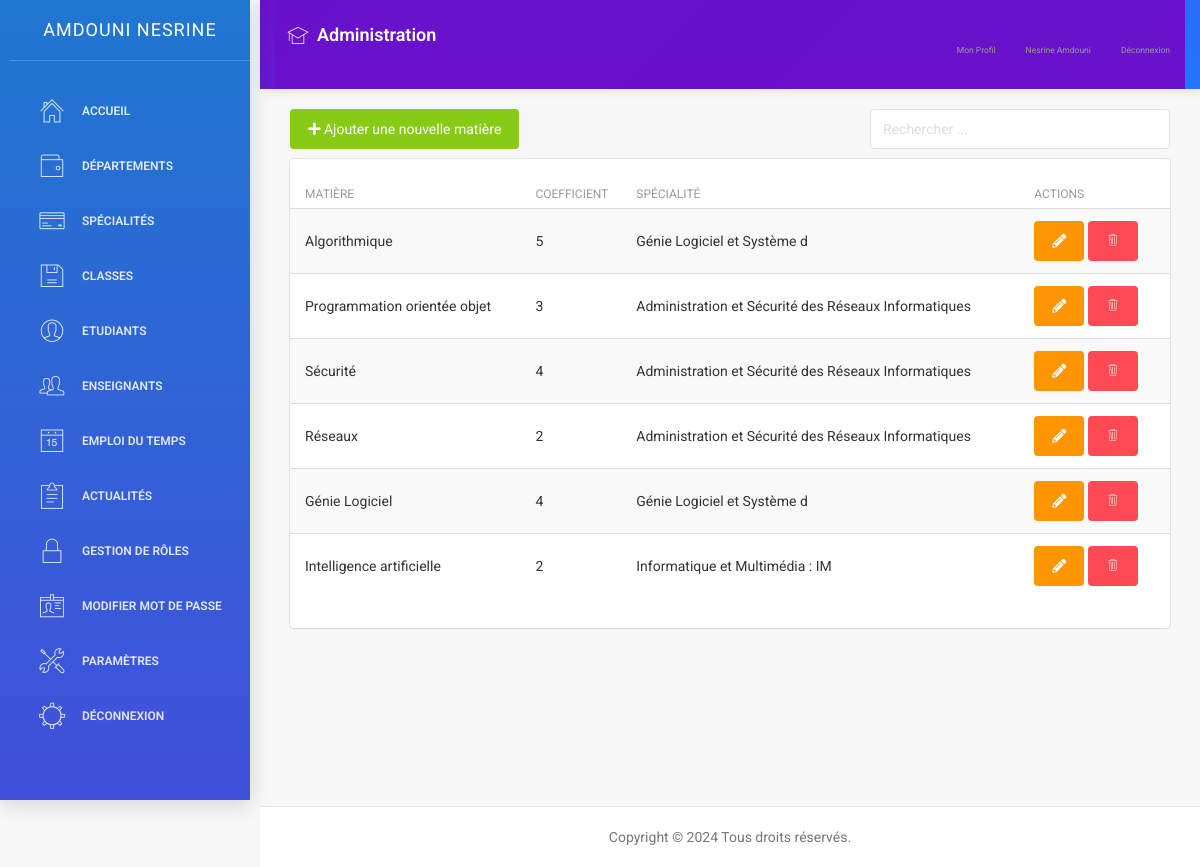
/matières.php (signed in), run on the app's committed database.
### tables this page shows
CREATE TABLE `accounts` (
  `id` int(11)  AUTO_INCREMENT PRIMARY KEY,
  `cin` int(11) DEFAULT NULL,
  `email` varchar(255) DEFAULT NULL,
  `mot_de_passe` varchar(255) DEFAULT NULL,
  `date_de_creation` date DEFAULT NULL,
  `role` text DEFAULT NULL,
  `nom` text DEFAULT NULL,
  `prenom` text DEFAULT NULL,
  `image` varchar(255) DEFAULT NULL,
  `classe` text DEFAULT NULL,
  `date_naissance` date DEFAULT NULL,
  `adresse` text DEFAULT NULL,
  `numero_telephone` int(11) DEFAULT NULL
);

### matières.php (the view, shortened to what this page needs)
<?php
include('connexion.php');
?>
<!doctype html>
<html lang="en">
<head>
</head>
<body>
    <div class="wrapper">
        <?php include('sidenav.php'); ?>
        <div class="main-panel">
            <?php include('navtop.php'); ?>
            <br />
            <input type="text" id="inputSearch" placeholder="Rechercher ..." class="form-control  pull-right" style="width: 300px; display: inline-block; margin-right: 30px;">
            <a href="ajouter_matière.php" class="btn btn-success btn-fill pull-left" style="margin-left: 0.80cm;"><i class="fas fa-plus"></i> Ajouter une nouvelle matière</a>
            <br />
            <div class="content">
                <div class="container-fluid">
                    <div class="row">
                        <div class="col-md-12">
                            <div class="card">
                                <div class="content table-responsive table-full-width">
                                    <table class="table table-hover table-striped">
                                        <thead>
                                            <th>Matière</th>
                                            <th>Coefficient</th>
                                            <th>Spécialité</th>
                                            <th>Actions</th>
                                        </thead>
                                        <tbody>
                                            <?php
                                            $sqlfetsh = "SELECT * FROM `matière` order by id asc";
                                            $res = $conn->query($sqlfetsh);
                                            while ($row = $res->fetch_assoc()) {
                                            ?>
                                                <tr>
                                                    <td><?php echo $row['libelle']; ?></td>
                                                    <td><?php echo $row['coefficient']; ?></td>
                                                    <td><?php echo $row['specialite']; ?></td>
                                                    <td>
                                                        <a href="modifier_matière.php?id=<?php echo $row['id']; ?>" class="btn btn-warning btn-fill"><i class="fas fa-pencil-alt"></i></a>
                                                        <button type="button" class="btn btn-danger btn-fill" onclick="confirmDelete(<?php echo $row['id']; ?>)"><i class="pe-7s-trash"></i></button>
                                                    </td>
                                                </tr>
                                            <?php } ?>
                                        </tbody>
                                    </table>
                                </div>
                            </div>
                        </div>
                    </div>
                </div>
            </div>
            <?php include('footer.php'); ?>
        </div>
    </div>
</body>
</html>

### sidenav.php (shortened to what this page needs)
<?php
include('connexion.php');
$current_page = basename($_SERVER['PHP_SELF']);
$is_departement_page = strpos($current_page, 'département') !== false;
$is_specialite_page = strpos($current_page, 'spécialité') !== false;
$is_classe_page = strpos($current_page, 'classe') !== false;
$is_etudiant_page = strpos($current_page, 'étudiant') !== false;
$is_role_page = strpos($current_page, 'role') !== false;
$is_enseignant_page = strpos($current_page, 'enseignant') !== false;
$is_actualite_page = strpos($current_page, 'actualité') !== false;
$is_parametre_page = strpos($current_page, 'paramètre') !== false;
$is_liste_etudiants_page = $current_page === 'liste_etudiants.php';
$email = $_SESSION['email'];
$sql_fetch_user = "SELECT * FROM accounts WHERE email='$email'";
$result_user = $conn->query($sql_fetch_user);
if ($result_user->num_rows > 0) {
    $row = $result_user->fetch_assoc();
    $role = $row['role'];
    $nom = $row['nom'];
    $prenom = $row['prenom'];
}
?>
<div class="sidebar" data-color="blue">
    <div class="sidebar-wrapper">
        <div class="logo">
            <a href="#" class="simple-text">
                <?php echo htmlspecialchars($nom . ' ' . $prenom); ?>
            </a>
        </div>
        <ul class="nav">
            <?php if ($role === 'admin'): ?>
                <li <?php echo ($current_page == 'dashboard.php') ? 'class="active"' : ''; ?>>
                    <a href="dashboard.php">
                        <i class="pe-7s-home"></i>
                        <p>Accueil</p>
                    </a>
                </li>
                <li <?php echo $is_departement_page ? 'class="active"' : ''; ?>>
                    <a href="départements.php">
                        <i class="pe-7s-wallet"></i>
                        <p>Départements</p>
                    </a>
                </li>
                <li <?php echo $is_specialite_page ? 'class="active"' : ''; ?>>
                    <a href="spécialités.php">
                        <i class="pe-7s-credit"></i>
                        <p>Spécialités</p>
                    </a>
                </li>
                <li <?php echo $is_classe_page ? 'class="active"' : ''; ?>>
                    <a href="classes.php">
                        <i class="pe-7s-diskette"></i>
                        <p>Classes</p>
                    </a>
                </li>
                <li <?php echo $is_etudiant_page ? 'class="active"' : ''; ?>>
                    <a href="étudiants.php">
                        <i class="pe-7s-user"></i>
                        <p>Etudiants</p>
                    </a>
                </li>
                <li <?php echo $is_enseignant_page ? 'class="active"' : ''; ?>>
                    <a href="enseignants.php">
                        <i class="pe-7s-users"></i>
                        <p>Enseignants</p>
                    </a>
                </li>
                <li <?php echo ($current_page == 'gestion_emploi.php') ? 'class="active"' : ''; ?>>
                    <a href="gestion_emploi.php">
                        <i class="pe-7s-date"></i>
                        <p>Emploi du Temps</p>
                    </a>
                </li>
                <li <?php echo $is_actualite_page ? 'class="active"' : ''; ?>>
                    <a href="actualités.php">
                        <i class="pe-7s-note2"></i>
                        <p>Actualités</p>
                    </a>
                </li>
                <li <?php echo $is_role_page ? 'class="active"' : ''; ?>>
                    <a href="roles.php">
                        <i class="pe-7s-lock"></i>
                        <p>Gestion de rôles</p>
                    </a>
                </li>
                <li <?php echo ($current_page == 'modifier_mot_de_passe.php') ? 'class="active"' : ''; ?>>
                    <a href="modifier_mot_de_passe.php">
                        <i class="pe-7s-id"></i>
                        <p>Modifier Mot de passe</p>
                    </a>
                </li>
                <li <?php echo $is_parametre_page || $is_liste_etudiants_page ? 'class="active"' : ''; ?>>
                    <a href="paramètres.php">
                        <i class="pe-7s-tools"></i>
                        <p>Paramètres</p>
                    </a>
                </li>
            <?php endif; ?>
            <li>
                <a href="logout.php">
                    <i class="pe-7s-settings"></i>
                    <p>Déconnexion</p>
                    </a>
            </li>
        </ul>
    </div>
</div>

### navtop.php (shortened to what this page needs)
<?php
include('connexion.php');
$email = $_SESSION['email'];
$sql_fetch_user = "SELECT * FROM accounts WHERE email='$email'";
$result_user = $conn->query($sql_fetch_user);
if ($result_user->num_rows > 0) {
    $row = $result_user->fetch_assoc();
    $role = $row['role'];
    $nom = $row['nom'];
    $prenom = $row['prenom'];
}
?>
<nav class="navbar navbar-default navbar-fixed">
    <div class="container-fluid">
        <div class="navbar-header">
            <a class="navbar-brand" href="#">
                <i class="pe-7s-study"></i> <?php echo $role === 'etudiant' ? 'Espace Étudiant' : ($role === 'enseignant' ? 'Espace Enseignant' : 'Administration'); ?>
            </a>
        </div>
        <div class="collapse navbar-collapse" id="navigation-example-2">
            <ul class="nav navbar-nav navbar-right">
                <li>
                    <a class="menuu" href="<?php echo $role === 'etudiant' ? 'profil_etudiant.php' : ($role === 'enseignant' ? 'profil_enseignant.php' : 'profil.php'); ?>">
                        <p>Mon Profil</p>
                    </a>
                </li>
                <li>
                    <a class="menuu" href="#">
                        <div class="user-name">
                            <p><?php echo htmlspecialchars($prenom . ' ' . $nom); ?></p>
                        </div>
                    </a>
                </li>
                <li>
                    <a class="menuu" href="logout.php">
                        <p>Déconnexion</p>
                    </a>
                </li>
            </ul>
        </div>
    </div>
</nav>

### sidenav.php (style rules this page uses)
.sidebar { background: linear-gradient(135deg, #6a11cb 0%, #2575fc 100%); box-shadow: 0 4px 20px rgba(0, 0, 0, 0.15); transition: all 0.3s ease; position: fixed; width: 250px; height: 100vh; z-index: 1000; overflow-y: auto; }
.sidebar-wrapper { padding: 0 10px; }
.logo { padding: 15px 0; margin-bottom: 15px; border-bottom: 1px solid rgba(255, 255, 255, 0.1); text-align: center; }
.logo a { color: white; font-weight: 600; font-size: 1.1rem; text-transform: uppercase; letter-spacing: 1px; display: block; text-decoration: none; }
.nav { list-style: none; padding: 0; margin-top: 15px; }
.nav li { margin-bottom: 4px; position: relative; }
.nav li a { color: rgba(255, 255, 255, 0.8); margin: 5px 10px; border-radius: 6px; padding: 10px 12px; transition: all 0.3s ease; display: flex; align-items: center; text-decoration: none; }
.nav li a i { margin-right: 10px; font-size: 1.1rem; min-width: 24px; text-align: center; }
.nav li a p { margin: 0; font-size: 0.85rem; font-weight: 400; }
[class^="pe-7s-"], [class*=" pe-7s-"] { transition: transform 0.3s ease; }

### navtop.php (style rules this page uses)
.navbar-default { background: linear-gradient(135deg, #6a11cb 0%, #2575fc 100%); border: none; box-shadow: 0 2px 10px rgba(0, 0, 0, 0.1); min-height: 60px; margin-bottom: 0; }
.navbar-default .navbar-nav > li > a { color: rgba(255, 255, 255, 0.9); font-weight: 500; padding: 20px 12px; transition: all 0.3s ease; position: relative; display: flex; align-items: center; }
.navbar-default .navbar-nav > li > a:after { content: ''; position: absolute; bottom: 0; left: 50%; width: 0; height: 3px; background: white; transition: all 0.3s ease; transform: translateX(-50%); }
.navbar-default .navbar-brand { height: 60px; padding: 20px 12px; color: white; font-weight: 600; font-size: 18px; display: flex; align-items: center; }
.navbar-default .navbar-brand i { margin-right: 8px; font-size: 22px; }
.user-name { display: flex; align-items: center; gap: 8px; }
.menuu { font-size: 18px; display: flex; align-items: center; gap: 6px; }
.menuu p { margin: 0; }
.navbar-collapse { background: rgba(106, 17, 203, 0.98); max-height: 80vh; overflow-y: auto; }

### data on the page
accounts: nom+prenom "AMDOUNI NESRINE", prenom+nom "Nesrine Amdouni"
matière: libelle "Algorithmique", coefficient "5", specialite "Génie Logiciel et Système d"
matière: libelle "Programmation orientée objet", coefficient "3", specialite "Administration et Sécurité des Réseaux Informatiques"
matière: libelle "Sécurité", coefficient "4", specialite "Administration et Sécurité des Réseaux Informatiques"
matière: libelle "Réseaux", coefficient "2", specialite "Administration et Sécurité des Réseaux Informatiques"
matière: libelle "Génie Logiciel", coefficient "4", specialite "Génie Logiciel et Système d"
matière: libelle "Intelligence artificielle", coefficient "2", specialite "Informatique et Multimédia : IM"
